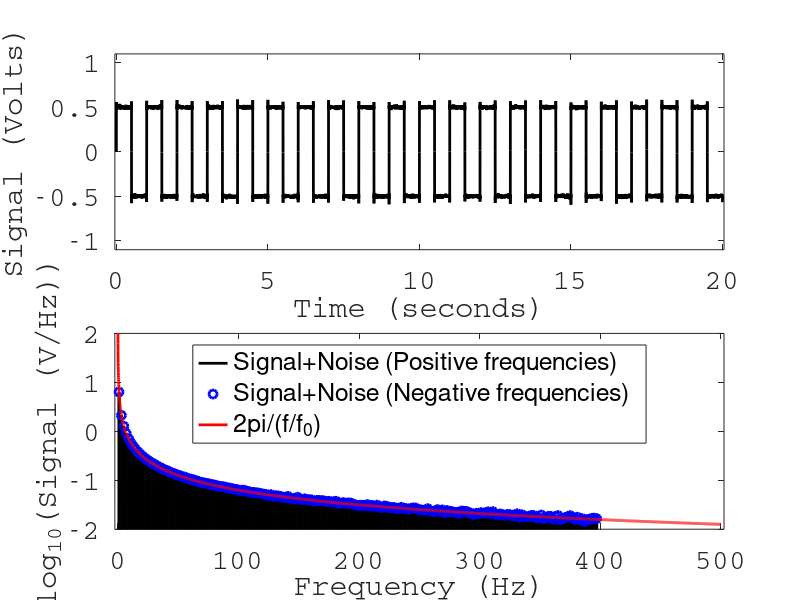

MATLAB code for this plot:
clear;
close;
home;

%functions
%n is a constant
function retval = sinn_An(n,x)
	An = 2.0/pi/n;
	retval = An*sin(2.0*pi*n.*x);
endfunction

%The full series
function retval = fourier_square(n,x)
	retval = 0.5;
	for i=[0:n]
		retval = retval+sinn_An(2*i+1,x);
	endfor
endfunction

%dsp parameters for x-axis:
fs = 1000.0; %Hz
f_0 = 1; %Hz
T = 20.0; %Total time (1 sec)
dt = 1/fs;
df = 1/T;
f = transpose([0:df:fs/2]);
t = transpose([0.0:dt:T-dt]);
N = length(t)/2;
%dsp parameters for y-axis:
amplitude = 1.0;
n_modes = 300;
noise_sigma = 0.01;
noise = randn(size(t))*noise_sigma;
y = amplitude*fourier_square(n_modes,t*f_0)+noise;
y = y-mean(y);
Y = sqrt(conj(fft(y)).*fft(y));

%Check Parseval's theorem
%sum(y.^2)
%sum(Y.^2)/length(t)

Y_R = Y(1:length(f))*dt;
Y_L = Y(length(f)-1:end)*dt;

%Plotting section
figure(1, 'position',[0,0,1000,1000]);
subplot(2,1,1);
plot(t,y,'color','black','linewidth',2.0);
xlabel('Time (seconds)','fontname','Courier','fontsize',20);
ylabel('Signal (Volts)','fontname','Courier','fontsize',20);
set(gca(),'fontname','Courier','fontsize',20);
axis([0-dt*50 T+dt*50 -amplitude*1.1 amplitude*1.1]);
subplot(2,1,2);
hold on;
plot(f,log10(Y_R),'color','black','linewidth',2.0);
plot(f,log10(flipud(Y_L)),'o','color','blue','linewidth',2.0);
axis([0-df*50 fs/2+df*50 -2 2]);
plot(f,log10(2.0*pi./(f/f_0)),'color','red','linewidth',2.0);
xlabel('Frequency (Hz)','fontname','Courier','fontsize',20);
ylabel('log_{10}(Signal (V/Hz))','fontname','Courier','fontsize',20);
set(gca(),'fontname','Courier','fontsize',20);
legend('Signal+Noise (Positive frequencies)','Signal+Noise (Negative frequencies)','2pi/(f/f_0)','location','north');
box on;
